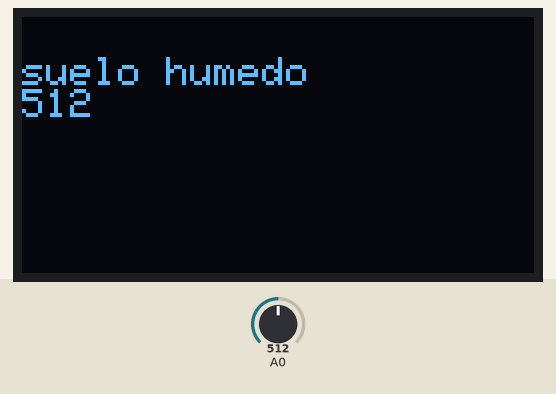
This sketch was run on a simulated Arduino Uno, built with avr-gcc and run on an emulated ATmega328P. Shown: 128×64 one-colour display. The inputs (shaded band) are chosen by the test bench; at power-on: A0 = 512. What the sketch prints to the serial monitor is not drawn.

Above: at 3.2 s.
3.3 s: A0 set to 690
At 5.6 s:
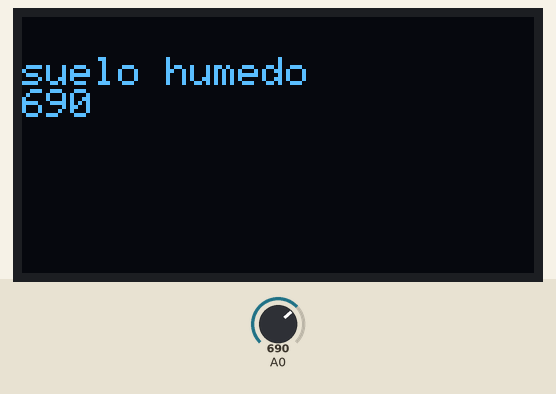
7.1 s: A0 set to 710
At 8.9 s:
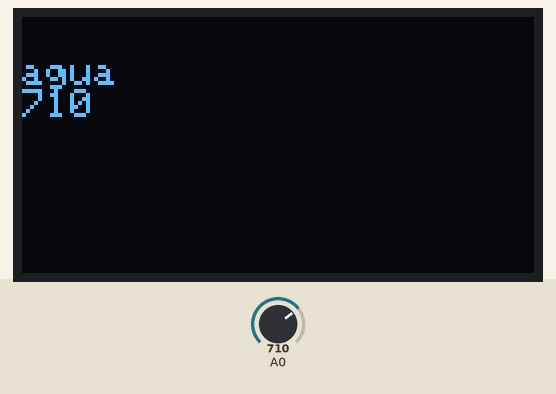
10.9 s: A0 set to 291
At 12.2 s:
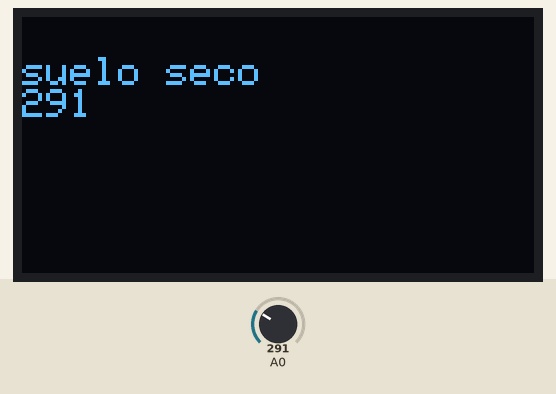
Timing chart, 0 to 13.9 s (numbered marks = the images above; inputs shaded):
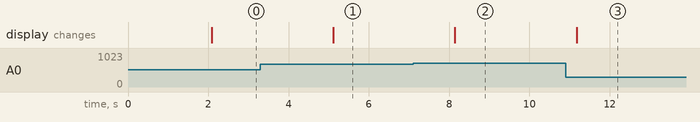

Measured:
- the behaviour switches between 700 and 701 on A0 (found by bisection; images 1 and 2)
- after the input at 3.3 s, the display: changes after 1.8 s (image 1)
- after the input at 7.1 s, the display: changes after 1.0 s (image 2)
- after the input at 10.9 s, the display: changes after 0.27 s (image 3)

The sketch:

sensor_de_humedad.ino
```cpp
#include <SPI.h>
#include <Wire.h>
#include <Adafruit_GFX.h>
#include <Adafruit_SSD1306.h>


// Definir pines SPI en Arduino
#define OLED_MOSI 9
#define OLED_CLK 10
#define OLED_DC 11
#define OLED_CS 12
#define OLED_RESET 13

Adafruit_SSD1306 display(OLED_MOSI, OLED_CLK, OLED_DC, OLED_RESET, OLED_CS);
#if (SSD1306_LCDHEIGHT != 64)
//#error("Height incorrect, please fix Adafruit_SH1106.h!");
#endif

void setup() {
 Serial.begin(9600);
 Serial.println("Valor del sensor de humedad");

 display.begin(SSD1306_SWITCHCAPVCC); // Inicia el display OLED (Carga Buffer)
 display.clearDisplay(); // Borrar imagen en el OLED
 display.setTextSize(1); // Definir Tamaño del Texto
 display.setTextColor(WHITE); // Definir color del texto. (mono=>Blanco)
 display.setCursor(0,10 ); // Definir posición inicio texto Columna (0) Fila (10)
 display.println("Sensor humedad..."); // Carga la información al buffer
 display.display(); // Actualiza display con datos en Buffer
 delay(2000); // Demora de 2 segundos.

}

void loop() {

  //sensor de humendad
  int humidity = analogRead(A0);

  Serial.print("Lectura:");
  Serial.println(humidity);

  //pantalla oled
  /*
   display.clearDisplay(); // Borrar imagen en el OLED
   display.setTextSize(1); // Definir Tamaño del Texto
   display.setTextColor(WHITE); // Definir color del texto. (mono=>Blanco)
   display.setCursor(0,10 ); // Definir posición inicio texto Columna (0) Fila (10)
   display.println("Lectura");
   display.println(humidity);
   display.display(); // Actualiza display con datos en Buffer
   delay(2000); // Demora de 2 segundos.
  */

  if(humidity >= 0 & humidity <= 300){
      Serial.println("Sensor en suelo seco");

   display.clearDisplay(); // Borrar imagen en el OLED
   display.setTextSize(1); // Definir Tamaño del Texto
   display.setTextColor(WHITE); // Definir color del texto. (mono=>Blanco)
   display.setCursor(0,10 ); // Definir posición inicio texto Columna (0) Fila (10)
   display.println("suelo seco");
   display.println(humidity);
   display.display(); // Actualiza display con datos en Buffer
   delay(2000); // Demora de 2 segundos.

  } else if(humidity > 301 & humidity <= 700){
      Serial.println("Sensor en suelo húmedo");

   display.clearDisplay(); // Borrar imagen en el OLED
   display.setTextSize(1); // Definir Tamaño del Texto
   display.setTextColor(WHITE); // Definir color del texto. (mono=>Blanco)
   display.setCursor(0,10 ); // Definir posición inicio texto Columna (0) Fila (10)
   display.println("suelo humedo");
   display.println(humidity);
   display.display(); // Actualiza display con datos en Buffer
   delay(2000); // Demora de 2 segundos.

  }else if(humidity >= 701){
      Serial.println("sensor /agua");

   display.clearDisplay(); // Borrar imagen en el OLED
   display.setTextSize(1); // Definir Tamaño del Texto
   display.setTextColor(WHITE); // Definir color del texto. (mono=>Blanco)
   display.setCursor(0,10 ); // Definir posición inicio texto Columna (0) Fila (10)
   display.println("agua");
   display.println(humidity);
   display.display(); // Actualiza display con datos en Buffer
   delay(2000); // Demora de 2 segundos.

  }
  delay(1000);


}
```
